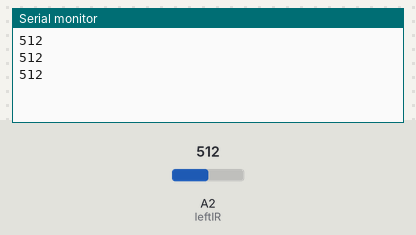
The sketch below on a simulated Arduino Uno, built with avr-gcc and run on an emulated ATmega328P. On the bench: the last lines printed to the serial monitor. The test bench sets the inputs (shaded band); at power-on: A2 (leftIR) = 512.

Above: at 1.3 s.
1.4 s: A2 (leftIR) set to 716
At 1.9 s:
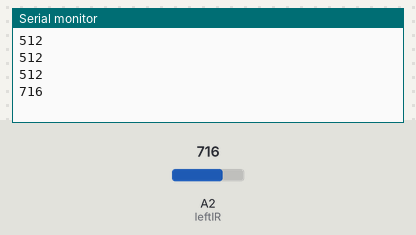
2.9 s: A2 (leftIR) set to 900
At 3.4 s:
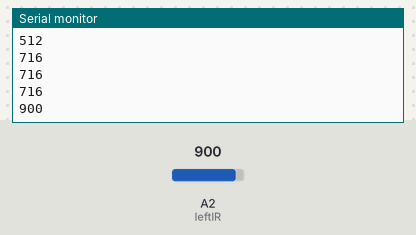
Timing chart, 0 to 5.9 s (numbered marks = the images above; inputs shaded):
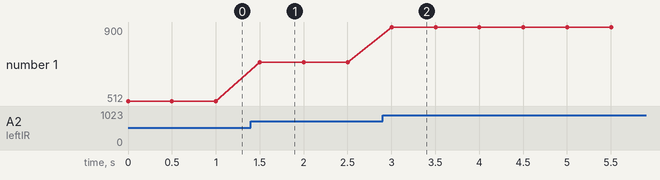

The sketch:

IRTest.ino
```cpp
#include <CPutil.h>

const int leftIR = A2;
const int rightIR = A4;

void setup() {
  // put your setup code here, to run once:
  Serial.begin(9600);


}

void loop() {
  Serial.println(analogRead(leftIR));
  delay(500);
  //Serial.println(analogRead(rightIR));
  //delay(500);
}
```

Measured:
- after the input at 1.4 s, the serial monitor: prints a new line after 0.10 s (image 1)
- after the input at 2.9 s, the serial monitor: prints a new line after 0.10 s (image 2)
- plotted number 1: 512 → 716 after the input at 1.4 s, 716 → 900 after the input at 2.9 s
